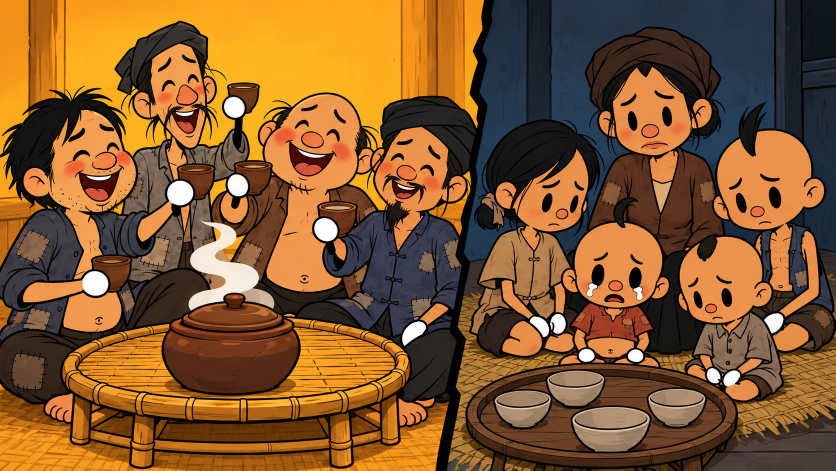
#> input picture kich-ban/tao-hinh-tre-con/thumbnail/nen_1.png, 1672 x 941 px (shown at 1/2 size)
$ python ghep_thumbnail.py
#> lines starting #> are read from the running program, lines starting #| are printed output that depends on the picture; after the words box and inside, x2 and y2 are one past the last pixel; in counts of white or black regions, pixels touching at a corner belong together
"""Gắn chữ lên nền thumbnail (nen_1.png, nen_2.png) -> thumbnail_1.png, thumbnail_2.png (1280x720, 16:9).

Nền do Codex vẽ (prompt_1.txt, prompt_2.txt), chữ gắn ở đây để không bị sai chính tả.
Chạy:  python3 ghep_thumbnail.py
"""
import os

from PIL import Image, ImageDraw, ImageFilter, ImageFont

HERE = os.path.dirname(os.path.abspath(__file__))
FONT = "/usr/share/fonts/opentype/inter/InterDisplay-Black.otf"
W, H = 1280, 720
YELLOW = (255, 214, 64)
WHITE = (255, 255, 255)


def base(name):
#> called with name = 'nen_1.png'
    img = Image.open(os.path.join(HERE, name)).convert("RGB")
#> img is the input picture: PIL image 1672x941 RGB; mean R, G, B 130.4, 88.8, 46.3
    r = max(W / img.width, H / img.height)
#> r = 0.766
    img = img.resize((round(img.width * r), round(img.height * r)), Image.LANCZOS)
#> img: PIL image 1280x720 RGB
    x, y = (img.width - W) // 2, (img.height - H) // 2
#> x = 0; y = 0
    return img.crop((x, y, x + W, y + H))


def shade(img, box, alpha=170, blur=40):
    """Làm tối một vùng (mép mờ) để chữ nổi lên."""
#> called with box = (0, 560, 1280, 780), alpha = 170, blur = 40
    mask = Image.new("L", img.size, 0)
#> mask: PIL image 1280x720 L; every value is 0
    ImageDraw.Draw(mask).rectangle(box, fill=alpha)
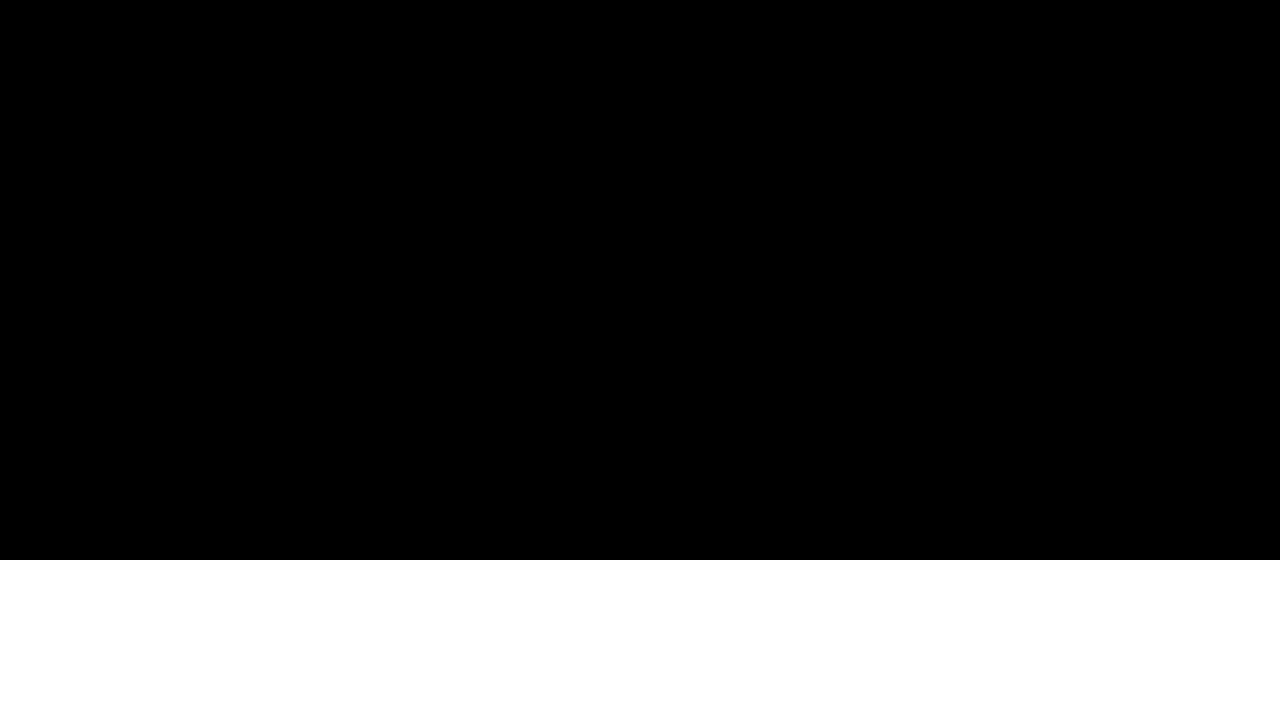
#> mask: PIL image 1280x720 L; values 0 (black) and 170 (white), 22.2% white; 1 white region, box (x1, y1, x2, y2) and area: (0, 560, 1280, 720) 204800
    mask = mask.filter(ImageFilter.GaussianBlur(blur))
    return Image.composite(Image.new("RGB", img.size, (0, 0, 0)), img, mask)
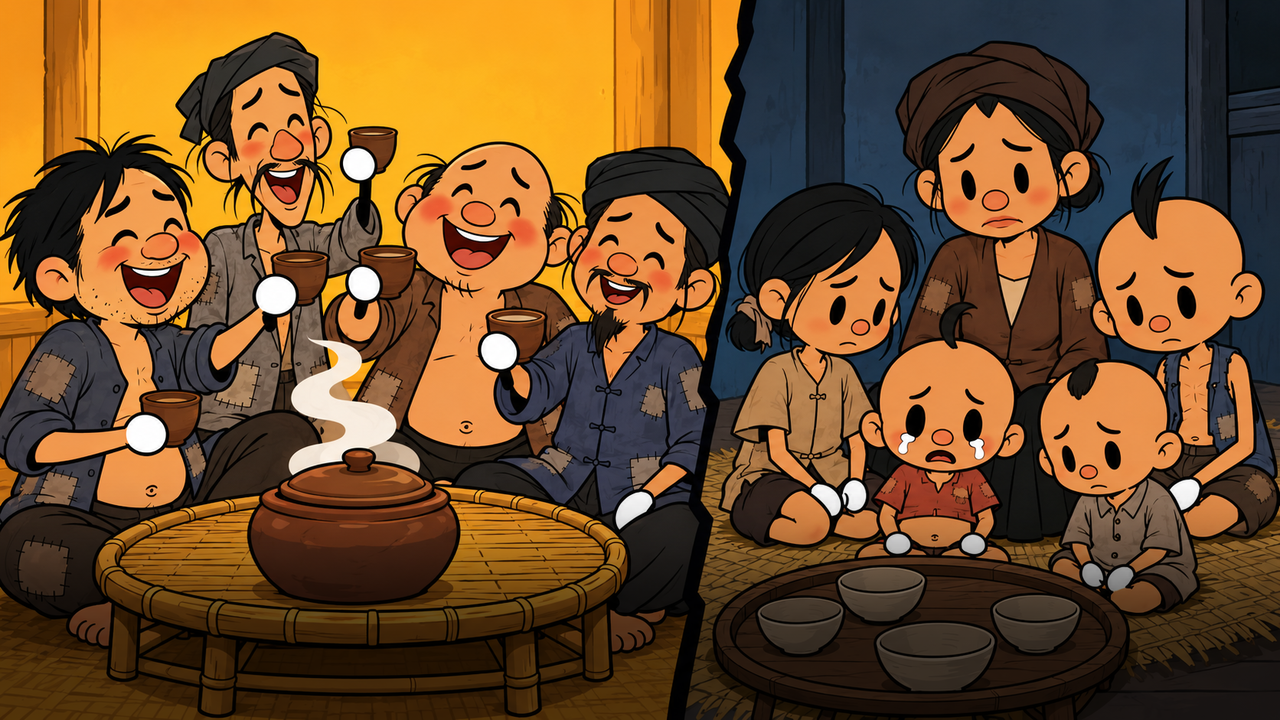
#> returned value: PIL image 1280x720 RGB; mean R, G, B 111.4, 76.7, 41.2


def text(img, xy, s, size, fill, anchor="la", stroke=10, max_w=None):
#> called with xy = (278, 698), s = '4 MEN ATE.', size = 120, fill = (255, 214, 64), anchor = 'md', stroke = 10, max_w = 516
    d = ImageDraw.Draw(img)
    f = ImageFont.truetype(FONT, size)
    while max_w and d.textlength(s, font=f) + 2 * stroke > max_w:
        size -= 2
        f = ImageFont.truetype(FONT, size)
#> this loop made 16 passes
#> size on passes 1 to 12: 118, 116, 114, 112, 110, 108, 106, 104, 102, 100, 98, 96
#> after the loop, size = 88
    x, y = xy
    d.text((x + 6, y + 8), s, font=f, fill=(0, 0, 0), anchor=anchor, stroke_width=stroke,
           stroke_fill=(0, 0, 0))
    d.text((x, y), s, font=f, fill=fill, anchor=anchor, stroke_width=stroke, stroke_fill=(0, 0, 0))


def thumb_1():
    img = base("nen_1.png")
    img = shade(img, (0, 560, W, H + 60), alpha=170)
    split = int(W * 0.435)   # đường chia hai nửa trong tranh nền
    text(img, (split / 2, H - 22), "4 MEN ATE.", 120, YELLOW, anchor="md", max_w=split - 40)
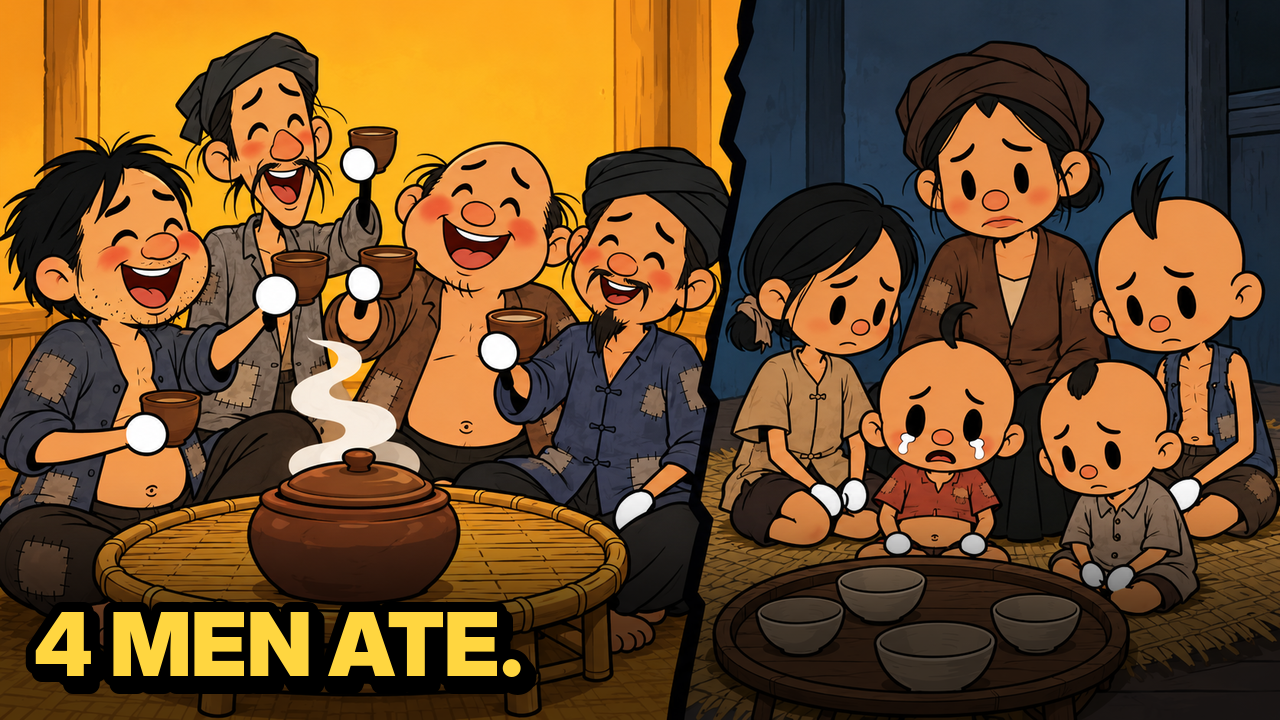
#> img: PIL image 1280x720 RGB; mean R, G, B 114.2, 79.6, 42.2
    text(img, ((split + W) / 2, H - 22), "5 CRIED.", 120, WHITE, anchor="md", max_w=W - split - 40)
    img.save(os.path.join(HERE, "thumbnail_1.png"))


def thumb_2():
    img = base("nen_2.png")
#> call 2 of base, with name = 'nen_2.png'
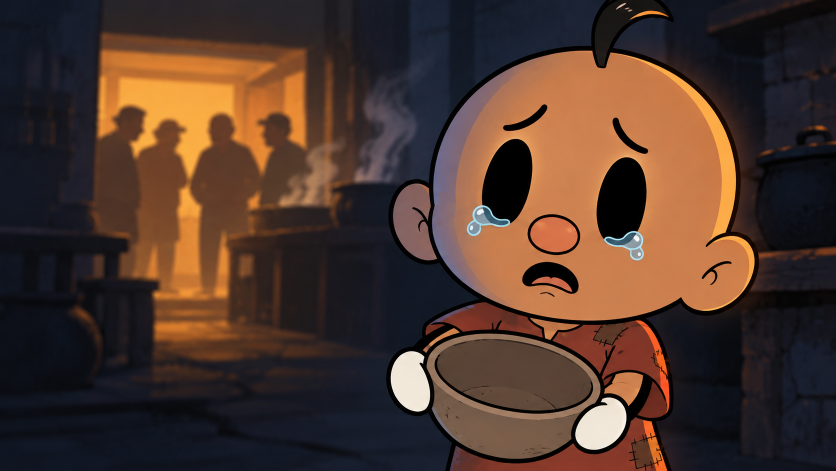
#> input picture kich-ban/tao-hinh-tre-con/thumbnail/nen_2.png, 1672 x 941 px (shown at 1/2 size)
#> in base, img is the input picture: PIL image 1672x941 RGB; mean R, G, B 78.3, 55.6, 45.2
    img = shade(img, (0, 120, 640, 600), alpha=120, blur=60)
#> call 2 of shade, with box = (0, 120, 640, 600), alpha = 120, blur = 60
#> in shade (call 2), `ImageDraw.Draw(mask).rectangle(box, fill=alpha)`: mask: PIL image 1280x720 L; values 0 (black) and 120 (white), 33.5% white; 1 white region, box (x1, y1, x2, y2) and area: (0, 120, 641, 601) 308321
#> in shade (call 2), `mask = mask.filter(ImageFilter.GaussianBlur(blur))`:
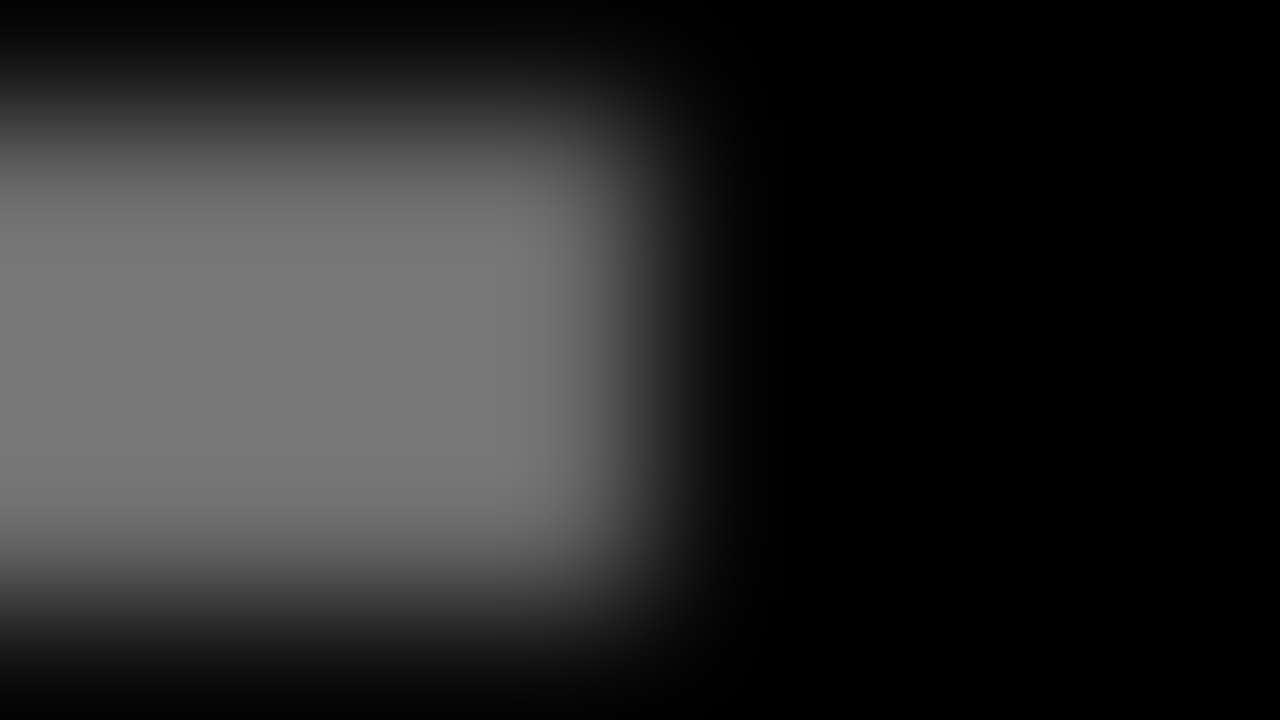
#> mask: PIL image 1280x720 L; min 0, max 120, mean 40.1
    for y, word, color in ((170, "WAIT FOR", WHITE), (300, "THE", WHITE), (430, "LEFTOVERS", YELLOW)):
        text(img, (50, y), word, 112, color, max_w=560)
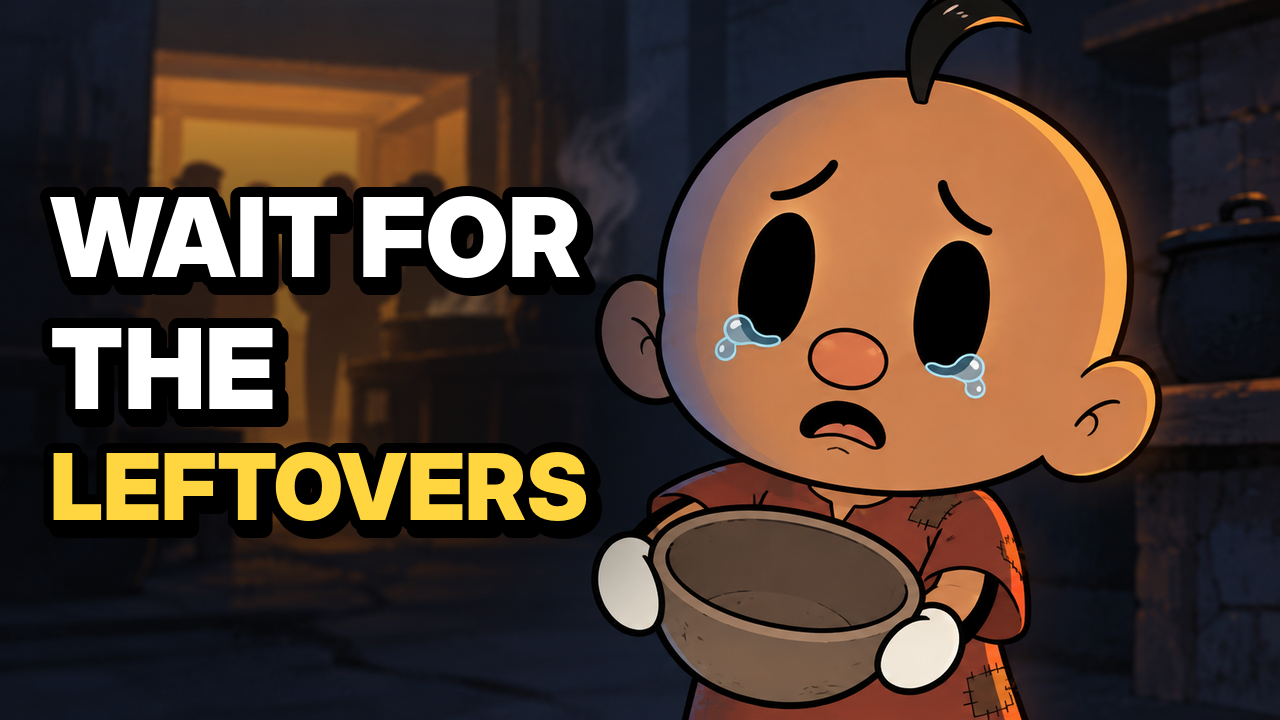
#> img: PIL image 1280x720 RGB; mean R, G, B 76.8, 58.5, 47.6
    img.save(os.path.join(HERE, "thumbnail_2.png"))


if __name__ == "__main__":
    thumb_1()
    thumb_2()
    print("Xong: thumbnail_1.png, thumbnail_2.png")
